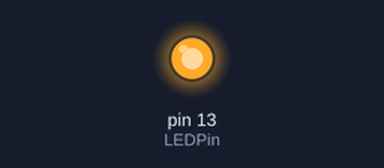
This sketch was run on a simulated Arduino Uno, built with avr-gcc and run on an emulated ATmega328P. Shown: output pins drawn as LEDs (lit = HIGH).

Above: at 2.0 s.
At 9.0 s:
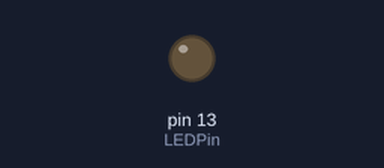
Timing chart, 0 to 18.2 s (numbered marks = the images above):
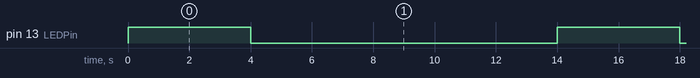

Measured:
- by itself, pin 13 (LEDPin): alternates HIGH for 4.0 s and LOW for 10.0 s

The sketch:

Nicrome_v1.ino
```cpp
/*Alvaro Bermudez
 * Projecto Cansat 2020 - Tucan 2 - Grupo Ingenieria Aeroespacial - Universidad de Costa Rica
 * Configuracion para el cable de nicromio:
 *
 * Resumen del codigo y notas de hardware
 * El codigo es basicamente un blink para hacer pruebas, solo necesita una salida HIGH para controlar el releay de 5v
 * El nicromio a 5v y 3cm de largo corta el nilon de 3 a 4 segundos, esto puede variar por cuestiones de temperatura ambiente y presion atmosferica local
 * La coneccion del hardware del nicromio es de
 *  Salida arduino > transistor > relay > bateria/5V del arduino (3V es muy poco) > nicromio
 * Si se utilizan 9V es mas rapido pero consume mucha corriente por lo que puede generar un corto, para evitar eso se puede añadir una resistencia para bajar la corriente
 * Con una resistencia de aproximadamente 0.1 ohms y 5V de tension utiliza 50 amperios de corriente aproximadamente, es mucha corriente por lo que hay que tener cuidado
 * Entre mas corto el cable de nicromio es mejor, mas rapido de calentar y mas seguro
 *
 */


const int LEDPin= 13;

void setup() {
  Serial.begin(9600);
  pinMode(LEDPin, OUTPUT);

}
void loop() {

  digitalWrite(LEDPin, HIGH);
  delay(4000);
  digitalWrite(LEDPin, LOW);
  delay(10000);
}
```
